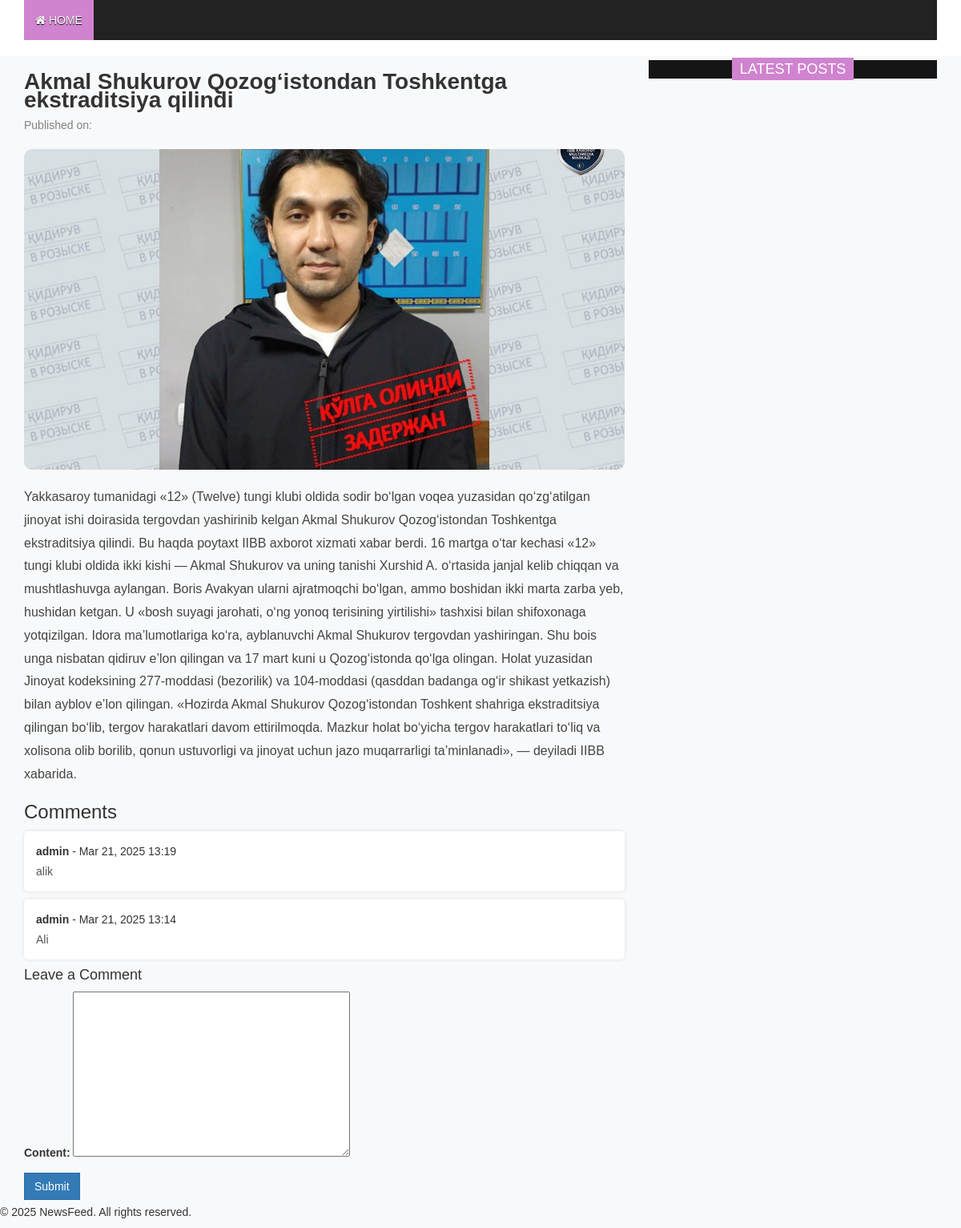
The app's page /news/4 (signed in) with its own data.
### home/models.py (models this page shows, shortened)
class News(models.Model):
    title = models.CharField(max_length=200)
    date = models.DateField()
    short_description = models.TextField()
    content = models.TextField()
    image = models.ImageField(upload_to='news_images/')
    category = models.ForeignKey(Category, on_delete=models.CASCADE)
    created_at = models.DateTimeField(auto_now_add=True)
    views = models.PositiveIntegerField(default=0)
    class Meta:
        ordering = ['-created_at']

### users/models.py (models this page shows, shortened)
class Comment(models.Model):
    user = models.ForeignKey(CustomUser, on_delete=models.CASCADE)
    post = models.ForeignKey(News, on_delete=models.CASCADE)
    content = models.TextField()
    created_at = models.DateTimeField(auto_now_add=True)
    rate = models.BooleanField(default=False)
    updated_at = models.DateTimeField(auto_now=True)

class CustomUser(AbstractUser, PermissionsMixin):
    avatar = models.ImageField(upload_to="avatars/", blank=True, null=True, default='avatars/default.png')
    address = models.CharField(max_length=200, blank=True,null=True)

### home/views.py (the view)
# urls.py: path('news/<int:id>', news_detail, name='news_detail'),
def news_detail(request, id):
    news = get_object_or_404(News, id=id)
    comments = Comment.objects.filter(post=news).order_by('-created_at')
    if request.method == "POST":
        form = CommentForm(request.POST)
        if form.is_valid():
            comment = form.save(commit=False)
            comment.post = news
            comment.user = request.user
            comment.save()
            return redirect('news_detail', id=id)
    else:
        form = CommentForm()
    return render(request, 'single_page.html', {
        'news': news,
        'comments': comments,
        'form': form
    })

### home/forms.py
class CommentForm(forms.ModelForm):
    class Meta:
        model = Comment
        fields = ['content']

### templates/single_page.html (shortened to what this page needs)
{% load static %}
<!DOCTYPE html>
<html lang="en">
<head>
    <link rel="stylesheet" type="text/css" href="{% static 'assets/css/bootstrap.min.css' %}" />
    <link rel="stylesheet" type="text/css" href="{% static 'assets/css/font-awesome.min.css' %}" />
    <link rel="stylesheet" type="text/css" href="{% static 'assets/css/theme.css' %}" />
    <link rel="stylesheet" type="text/css" href="{% static 'assets/css/style.css' %}" />
</head>
<body>
    <section id="navArea">
        <nav class="navbar navbar-inverse" role="navigation">
            <div id="navbar" class="navbar-collapse collapse">
                <ul class="nav navbar-nav main_nav">
                    <li class="active">
                        <a href="{% url 'home' %}"><span class="fa fa-home"></span> Home</a>
                    </li>
                </ul>
            </div>
        </nav>
    </section>
    <div class="container mt-4">
        <div class="row">
            <div class="col-lg-8">
                <h2 class="news-title">{{ news.title }}</h2>
                <p class="news-meta">Published on: {{ news.published_at }}</p>
                <img src="{{ news.image.url|default:'/media/default.jpg' }}" alt="News Image" class="news-image">
                <p class="news-content">{{ news.content }}</p>
                <div class="comments-section mt-5">
                    <h3>Comments</h3>
                    {% for comment in comments %}
                        <div class="comment-box">
                            <strong>{{ comment.user.username }}</strong> -
                            <span>{{ comment.created_at|date:"M d, Y H:i" }}</span>
                            <p>{{ comment.content }}</p>
                        </div>
                    {% empty %}
                        <p>No comments yet. Be the first to comment!</p>
                    {% endfor %}
                    {% if user.is_authenticated %}
                        <h4>Leave a Comment</h4>
                        <form method="POST">
                            {{ form.as_p }}
                            <button type="submit" class="btn btn-primary">Submit</button>
                        </form>
                    {% else %}
                        <p>You must be <a href="{% url 'users:login' %}">logged in</a> to comment.</p>
                    {% endif %}
                </div>
            </div>
            <div class="col-lg-4">
                <div class="latest_post">
                    <h2><span>Latest posts</span></h2>
                </div>
            </div>
        </div>
    </div>
    <footer class="footer">
        <p>© 2025 NewsFeed. All rights reserved.</p>
    </footer>
</body>
</html>

### static/assets/css/theme.css (style rules this page uses)
.navbar-inverse .navbar-nav > .active > a, .navbar-inverse .navbar-nav > .active > a:hover, .navbar-inverse .navbar-nav > .active > a:focus { background-color:#d083cf }
.latest_post > h2 span { background:none repeat scroll 0 0 #d083cf }

### static/assets/css/style.css (style rules this page uses)
body { background:#f5f5f5 }
ul { padding:0; margin:0; list-style:none }
a { text-decoration:none; color:#2f2f2f }
h1, h2, h3, h4, h5, h6 { font-family:'Oswald',sans-serif }
h2 { line-height:23px }
img { border:none }
.btn { border-radius:0; margin-bottom:5px; -webkit-transition:all 0.5s; -o-transition:all 0.5s; transition:all 0.5s }
#navArea { float:left; display:inline; width:100%; padding:0 30px; background-color:#fff }
.navbar { border:medium none; border-radius:0 }
.navbar-inverse .navbar-nav > li > a { border-left:1px solid #383838; color:#ddd; font-family:'Oswald',sans-serif; display:inline-block; height:50px; line-height:50px; padding:0 14px; text-shadow:0 1px 1px #000; text-transform:uppercase; -webkit-transition:all 0.5s; -mz-transition:all 0.5s; -ms-transition:all 0.5s; -o-transition:all 0.5s; transition:all 0.5s }
.navbar-inverse .navbar-nav > li:first-child a { border:none }
.navbar-inverse .navbar-nav > .active > a, .navbar-inverse .navbar-nav > .active > a:hover, .navbar-inverse .navbar-nav > .active > a:focus { color:#fff }
.navbar-collapse { padding-left:0 }
.latest_post { float:left; display:inline; width:100% }
.latest_post > h2 { background:none repeat scroll 0 0 #151515; color:#fff; font-family:'Oswald',sans-serif; font-size:18px; margin-top:5px; font-weight:400; margin-bottom:10px; margin-left:0; padding:0; position:relative; text-align:center; text-transform:uppercase }
.latest_post > h2 span { padding:4px 10px }

### templates/single_page.html (style rules this page uses)
body { font-family: Arial, sans-serif; background-color: #f8f9fa; }
.news-title { font-size: 28px; font-weight: bold; margin-bottom: 10px; }
.news-image { width: 100%; max-height: 400px; object-fit: cover; border-radius: 10px; margin-bottom: 20px; }
.news-content { font-size: 16px; line-height: 1.8; color: #444; }
.news-meta { font-size: 14px; color: gray; margin-bottom: 20px; }
.comment-box { background: #fff; padding: 15px; border-radius: 5px; margin-bottom: 10px; box-shadow: 0 0 5px rgba(0, 0, 0, 0.1); }
.comment-box strong { color: #333; }
.comment-box p { margin: 5px 0 0; color: #555; }

### records on screen
News: title "Akmal Shukurov Qozog‘istondan Toshkentga ekstraditsiya qilindi", image (picture), content "Yakkasaroy tumanidagi «12» (Twelve) tungi klubi oldida sodir bo‘lgan voqea yuzasidan qo‘zg‘atilgan jinoyat ishi doirasida tergovdan yashirinib kelgan Akmal Shukurov Qozog‘istondan Toshkentga ekstraditsiya qilindi. Bu haqda poytaxt IIBB axborot xizmati xabar berdi. 16 martga o‘tar kechasi «12» tungi klubi oldida ikki kishi — Akmal Shukurov va uning tanishi Xurshid A. o‘rtasida janjal kelib chiqqan va mushtlashuvga aylangan. Boris Avakyan ularni ajratmoqchi bo‘lgan, ammo boshidan ikki marta zarba yeb, hushidan ketgan. U «bosh suyagi jarohati, o‘ng yonoq terisining yirtilishi» tashxisi bilan shifoxonaga yotqizilgan. Idora ma’lumotlariga ko‘ra, ayblanuvchi Akmal Shukurov tergovdan yashiringan.…"
Comment: user.username "admin", created_at "Mar 21, 2025 13:19", content "alik"
Comment: user.username "admin", created_at "Mar 21, 2025 13:14", content "Ali"
